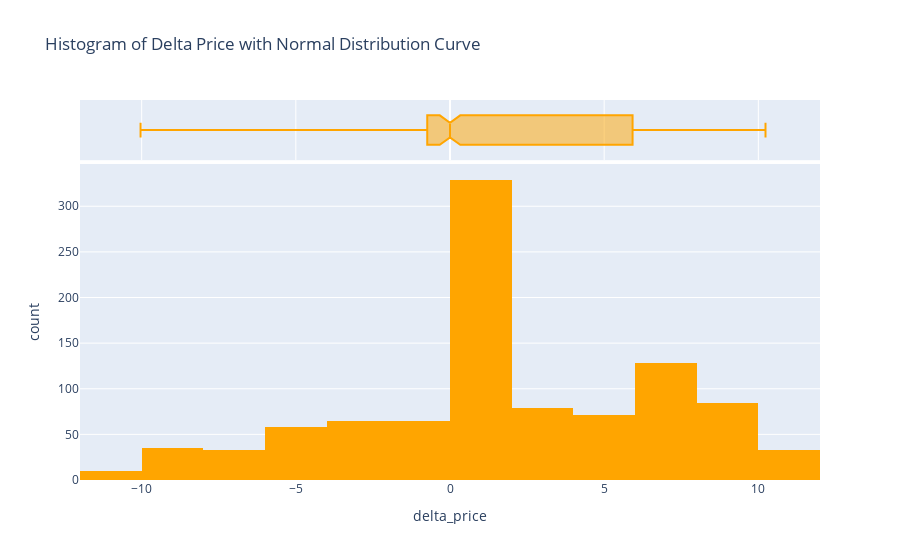

The code cell stored with this chart in its notebook:
### Code cell
import plotly.express as px
import scipy.stats as stats

# Create histogram with blue color
fig = px.histogram(df_graph, x='delta_price', nbins=15, marginal='box', 
                   title='Histogram of Delta Price with Normal Distribution Curve', color_discrete_sequence=['orange'])

# Add a smooth line for the normal distributi
# Show the figure
fig.show()

### Figure 1 — Plotly figure (JSON) as saved in the notebook; plotly's stock layout.template omitted (floating-point values rounded to 4 significant figures; data arrays with more than 128 entries replaced by an {"elided": "..."} marker saying what was removed)
{"data": [{"alignmentgroup": "True", "bingroup": "x", "hovertemplate": "delta_price=%{x}<br>count=%{y}<extra></extra>", "legendgroup": "", "marker": {"color": "orange"}, "name": "", "nbinsx": 15, "offsetgroup": "", "orientation": "v", "showlegend": false, "type": "histogram", "x": {"elided": "990 float values"}, "xaxis": "x", "yaxis": "y"}, {"alignmentgroup": "True", "hovertemplate": "delta_price=%{x}<extra></extra>", "legendgroup": "", "marker": {"color": "orange"}, "name": "", "notched": true, "offsetgroup": "", "showlegend": false, "type": "box", "x": {"elided": "990 float values"}, "xaxis": "x2", "yaxis": "y2"}], "layout": {"barmode": "relative", "legend": {"tracegroupgap": 0}, "title": {"text": "Histogram of Delta Price with Normal Distribution Curve"}, "xaxis": {"anchor": "y", "domain": [0, 1], "title": {"text": "delta_price"}}, "xaxis2": {"anchor": "y2", "domain": [0, 1], "matches": "x", "showgrid": true, "showticklabels": false}, "yaxis": {"anchor": "x", "domain": [0, 0.8316], "title": {"text": "count"}}, "yaxis2": {"anchor": "x2", "domain": [0.8416, 1], "matches": "y2", "showgrid": false, "showline": false, "showticklabels": false, "ticks": ""}}}
